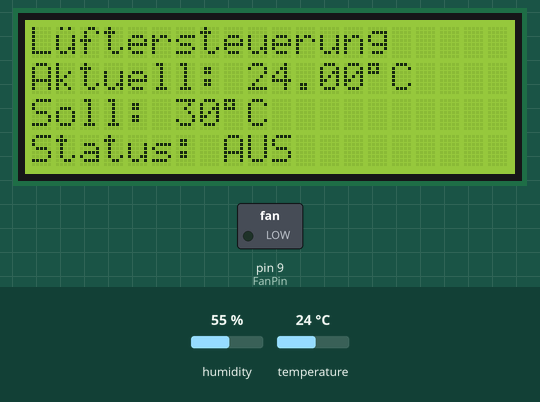
This sketch was run on a simulated Arduino Uno, built with avr-gcc and run on an emulated ATmega328P. On the bench: 20×4 character LCD, switched loads named in the sketch (green lamp = pin HIGH). The inputs (shaded band) are chosen by the test bench; at power-on: temperature 24 °C, humidity 55 %.

Above: at 2.7 s.
2.8 s: temperature set to 29 °C
At 6.0 s:
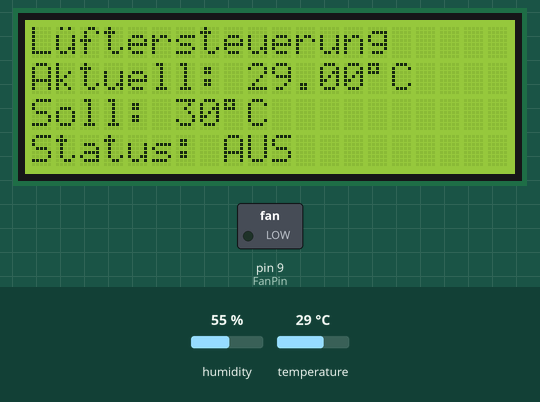
7.1 s: temperature set to 32 °C
At 8.8 s:
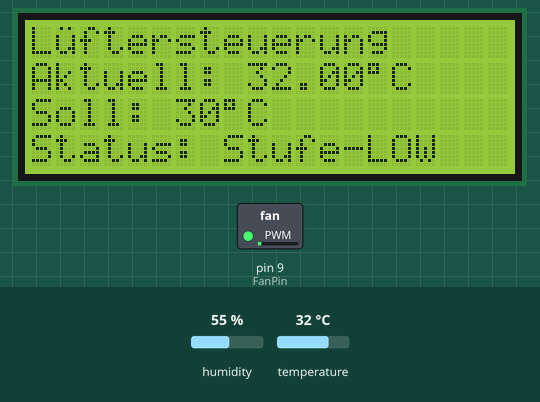
11.4 s: temperature set to 41 °C
At 15.7 s:
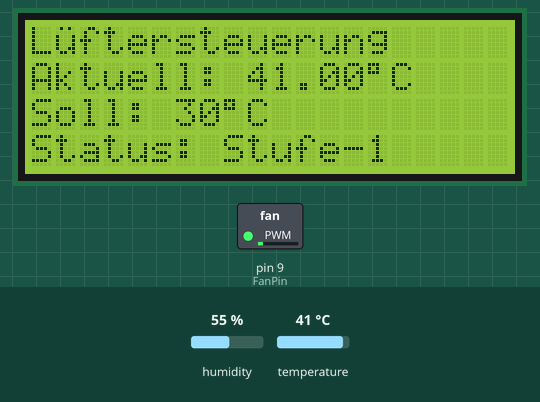
Timing chart, 0 to 17.2 s (numbered marks = the images above; inputs shaded):
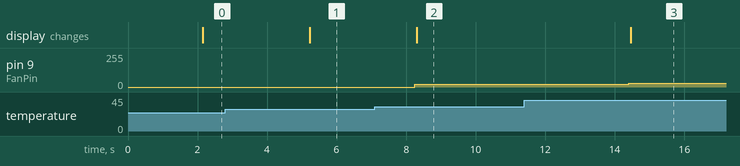

Measured:
- the behaviour switches between 30 and 31 °C on temperature (found by bisection; images 1 and 2)
- after the input at 2.8 s, the display: changes after 2.4 s (image 1)
- after the input at 7.1 s, pin 9 (FanPin): 0/255 → 20/255 after 1.1 s; the display: changes after 1.2 s (image 2)
- after the input at 11.4 s, pin 9 (FanPin): 20/255 → 30/255 after 3.0 s; the display: changes after 3.1 s (image 3)

The sketch:

FanControl.ino
```cpp
// #include "DHT.h"
// #include "LiquidCrystal_I2C.h"
// LiquidCrystal_I2C lcd(0x27,20,4);

// //====================================== Temperatureinstellungen
// #define solltemp 26
// #define stufe1 solltemp+1
// #define stufe2 solltemp+2
// #define stufe3 solltemp+3
// #define stufe4 solltemp+4
// #define stufe5 solltemp+5
// //==============================================================

// #define DHTPIN 2
// #define FanPin 9
// #define DHTTYPE DHT11
// float temp;
// String status;

// DHT dht(DHTPIN, DHTTYPE);

// void setup() {
// lcd.init();
// lcd.backlight();
// dht.begin();
// TCCR1B = TCCR1B & B11111000 | B00000001;
// pinMode(FanPin,OUTPUT);
// }
// void loop() {
// delay(2000);
// float temp = dht.readTemperature();
// if (temp <= solltemp) { digitalWrite(FanPin,LOW); status = "AUS      "; }else
// if (temp >= stufe5) { digitalWrite(FanPin,HIGH); status = "Stufe-MAX"; }else
// if (temp >= stufe4) { analogWrite(FanPin,190); status = "Stufe-4  "; }else
// if (temp >= stufe3) { analogWrite(FanPin,150); status = "Stufe-3  "; }else
// if (temp >= stufe2) { analogWrite(FanPin,90); status = "Stufe-2  "; }else
// if (temp >= stufe1) { analogWrite(FanPin,40); status = "Stufe-1  "; }else
// if (temp >= solltemp) { analogWrite(FanPin,20); status = "Stufe-LOW"; }
// lcd.setCursor(0,0);
// lcd.print("L\365ftersteuerung");
// lcd.setCursor(0,1);
// lcd.print("Aktuell: ");
// lcd.print(temp);
// lcd.print("\337C");
// lcd.setCursor(0,2);
// lcd.print("Soll: ");
// lcd.print(solltemp);
// lcd.print("\337C");
// lcd.setCursor(0,3);
// lcd.print("Status: ");
// lcd.print(status);
// delay(1000);
// }


#include "DHT.h"
#include "LiquidCrystal_I2C.h"
LiquidCrystal_I2C lcd(0x27,20,4);

//====================================== Temperatureinstellungen
#define solltemp 30
#define stufe1 40
#define stufe2 45
#define stufe3 47.5
#define stufe4 50
#define stufe5 52.5
#define stufe6 55
#define stufe7 60
#define stufe8 65
#define stufe9 70
//==============================================================

#define DHTPIN 2
#define FanPin 9
#define DHTTYPE DHT11
float temp;
String status;

DHT dht(DHTPIN, DHTTYPE);

void setup() {
lcd.init();
lcd.backlight();
dht.begin();
TCCR1B = TCCR1B & B11111000 | B00000001;
pinMode(FanPin,OUTPUT);
}
void loop() {
delay(2000);
float temp = dht.readTemperature();
if (temp <= solltemp) { digitalWrite(FanPin,LOW); status = "AUS      "; }else
if (temp >= stufe9) { digitalWrite(FanPin,180); status = "Stufe-MAX"; }else
if (temp >= stufe8) { digitalWrite(FanPin,150); status = "Stufe-8"; }else
if (temp >= stufe7) { digitalWrite(FanPin,130); status = "Stufe-7"; }else
if (temp >= stufe6) { digitalWrite(FanPin,110); status = "Stufe-6"; }else
if (temp >= stufe5) { digitalWrite(FanPin,90); status = "Stufe-5"; }else
if (temp >= stufe4) { analogWrite(FanPin,70); status = "Stufe-4  "; }else
if (temp >= stufe3) { analogWrite(FanPin,50); status = "Stufe-3  "; }else
if (temp >= stufe2) { analogWrite(FanPin,40); status = "Stufe-2  "; }else
if (temp >= stufe1) { analogWrite(FanPin,30); status = "Stufe-1  "; }else
if (temp >= solltemp) { analogWrite(FanPin,20); status = "Stufe-LOW"; }
lcd.setCursor(0,0);
lcd.print("L\365ftersteuerung");
lcd.setCursor(0,1);
lcd.print("Aktuell: ");
lcd.print(temp);
lcd.print("\337C");
lcd.setCursor(0,2);
lcd.print("Soll: ");
lcd.print(solltemp);
lcd.print("\337C");
lcd.setCursor(0,3);
lcd.print("Status: ");
lcd.print(status);
delay(1000);
}
```
